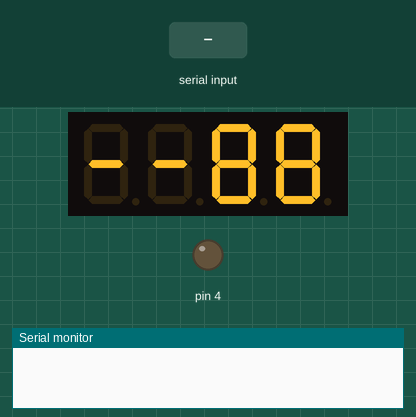
The sketch below on a simulated Arduino Uno, built with avr-gcc and run on an emulated ATmega328P. Parts: 4-digit seven-segment display, output pins drawn as LEDs (lit = HIGH), the last lines printed to the serial monitor. Wiring (inferred from the names in the program): 4-digit 7-segment display, segments lit when LOW: segments pin 12, pin 8, A0, pin 3, pin 2, pin 11, pin 6; digit selects pin 13, pin 10, pin 9, pin 7. The test bench sets the inputs (shaded band). The segment pins are drawn as the display they are named for; pins used as bus, display or sensor lines are not drawn.

Above: at 0.1 s.
1.3 s: "+\n" received over Serial
3.5 s: "30,150\n" received over Serial
At 5.7 s:
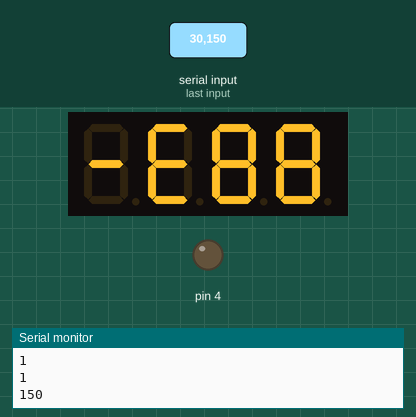
6.5 s: "200\n" received over Serial
At 9.2 s:
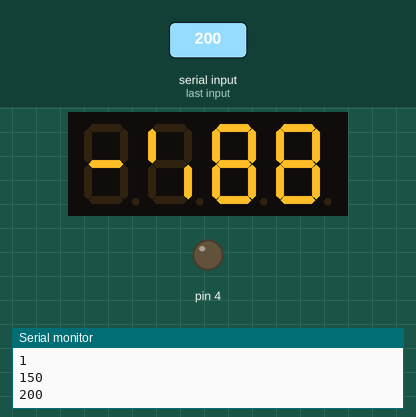
9.5 s: "90,45\n" received over Serial
At 12.2 s:
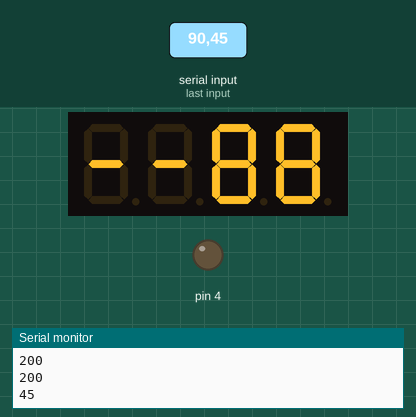
12.5 s: "1\n" received over Serial
Timing chart, 0 to 15.5 s (numbered marks = the images above; inputs shaded):
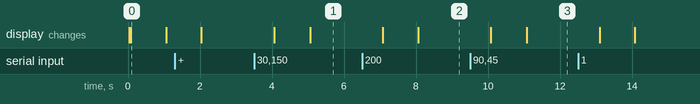

The sketch:

numdisplay.ino
```cpp
// (licence header left out)
int g_counter = 0;
void setup() {
  Serial.begin(115200);
  displayPinsSetup();
}

int lastv = 0;
long nexttime = 0;
void loop() {
  if(millis() > nexttime){
    int duration = lastv == g_counter ? 1000 : 2000;
    stayLightNumber(g_counter, duration);
    lastv = g_counter;
    nexttime = millis() + 1000;
  }

}

class SimpleNumber{
  private:
  String content;
  public:
  SimpleNumber(){
    Reset();
  }
  void addChar(char c){
    content += c;
  }
  int cLen(){
    return content.length();
  }
  int getInt(){
    return content.toInt();
  }
  void Reset(){
    content = "";
  }

};

void serialEvent(){
  SimpleNumber* SN = new SimpleNumber();
  while(Serial.available()){
    char inchar = Serial.read();
    if(inchar == '\n'){
      if(SN->cLen() > 0)
        g_counter = SN->getInt();
      else{
        SN->Reset();
        continue;
      }
    }else if(inchar == '+'){
      g_counter ++;
    }else if (isDigit(inchar)){
      SN->addChar(inchar);
      continue;
    }
    Serial.print(g_counter);
    Serial.println();
    SN->Reset();
  }
}


// this keeps default display brightness but last for ms2stay milliseconds
void stayLightNumber(int toDisplay, int ms2stay){
  long beginTime = millis();
  do{
    displayNumber(toDisplay);
  }while((millis() - beginTime) < (ms2stay));
}

/*
 6-13-2011
 Spark Fun Electronics 2011
 Nathan Seidle

 This code is public domain but you buy me a beer if you use this and we meet
 someday (Beerware license).

 4 digit 7 segment display:
 http://www.sparkfun.com/products/9483
 Datasheet:
 http://www.sparkfun.com/datasheets/Components/LED/7-Segment/YSD-439AR6B-35.pdf

 This is an example of how to drive a 7 segment LED display from an ATmega
 without the use of current limiting resistors. This technique is very common
 but requires some knowledge of electronics - you do run the risk of dumping
 too much current through the segments and burning out parts of the display.
 If you use the stock code you should be ok, but be careful editing the
 brightness values.

 This code should work with all colors (red, blue, yellow, green) but the
 brightness will vary from one color to the next because the forward voltage
 drop of each color is different. This code was written and calibrated for the
 red color.

 This code will work with most Arduinos but you may want to re-route some of
 the pins.

 7 segments
 4 digits
 1 colon
 =
 12 pins required for full control

 */

int digit1 = 13; //PWM Display pin 1
int digit2 = 10; //PWM Display pin 2
int digit3 = 9; //PWM Display pin 6
int digit4 = 7; //PWM Display pin 8

//Pin mapping from Arduino to the ATmega DIP28 if you need it
//http://www.arduino.cc/en/Hacking/PinMapping
int segA = 12; //Display pin 14
int segB = 8; //Display pin 16
int segC = A0; //Display pin 13
int segD = 3; //Display pin 3
int segE = 2; //Display pin 5
int segF = 11; //Display pin 11
int segG = 6; //Display pin 15


#define DISPLAY_BRIGHTNESS  50

#define DIGIT_ON  LOW
#define DIGIT_OFF  HIGH

#define SEGMENT_ON  HIGH
#define SEGMENT_OFF LOW

void displayPinsSetup(){
  pinMode(segA, OUTPUT);
  pinMode(segB, OUTPUT);
  pinMode(segC, OUTPUT);
  pinMode(segD, OUTPUT);
  pinMode(segE, OUTPUT);
  pinMode(segF, OUTPUT);
  pinMode(segG, OUTPUT);

  pinMode(digit1, OUTPUT);
  pinMode(digit2, OUTPUT);
  pinMode(digit3, OUTPUT);
  pinMode(digit4, OUTPUT);

  pinMode(4, OUTPUT);
}

//Given a number, we display 10:22
//After running through the 4 numbers, the display is left turned off

//Display brightness
//Each digit is on for a certain amount of microseconds
//Then it is off until we have reached a total of 20ms for the function call
//Let's assume each digit is on for 1000us
//Each digit is on for 1ms, there are 4 digits, so the display is off for 16ms.
//That's a ratio of 1ms to 16ms or 6.25% on time (PWM).
//Let's define a variable called brightness that varies from:
//5000 blindingly bright (15.7mA current draw per digit)
//2000 shockingly bright (11.4mA current draw per digit)
//1000 pretty bright (5.9mA)
//500 normal (3mA)
//200 dim but readable (1.4mA)
//50 dim but readable (0.56mA)
//5 dim but readable (0.31mA)
//1 dim but readable in dark (0.28mA)

void displayNumber(int toDisplay) {

  long beginTime = millis();

  for(int digit = 4 ; digit > 0 ; digit--) {

    //Turn on a digit for a short amount of time
    switch(digit) {
    case 1:
      digitalWrite(digit1, DIGIT_ON);
      break;
    case 2:
      digitalWrite(digit2, DIGIT_ON);
      break;
    case 3:
      digitalWrite(digit3, DIGIT_ON);
      break;
    case 4:
      digitalWrite(digit4, DIGIT_ON);
      break;
    }

    //Turn on the right segments for this digit
    lightNumber(toDisplay % 10);
    toDisplay /= 10;

    delayMicroseconds(DISPLAY_BRIGHTNESS);
    //Display digit for fraction of a second (1us to 5000us, 500 is pretty good)

    //Turn off all segments
    lightNumber(10);

    //Turn off all digits
    digitalWrite(digit1, DIGIT_OFF);
    digitalWrite(digit2, DIGIT_OFF);
    digitalWrite(digit3, DIGIT_OFF);
    digitalWrite(digit4, DIGIT_OFF);
  }

  while( (millis() - beginTime) < 10) ;
  //Wait for 20ms to pass before we paint the display again
}

//Given a number, turns on those segments
//If number == 10, then turn off number
void lightNumber(int numberToDisplay) {


  switch (numberToDisplay){

  case 0:
    digitalWrite(segA, SEGMENT_ON);
    digitalWrite(segB, SEGMENT_ON);
    digitalWrite(segC, SEGMENT_ON);
    digitalWrite(segD, SEGMENT_ON);
    digitalWrite(segE, SEGMENT_ON);
    digitalWrite(segF, SEGMENT_ON);
    digitalWrite(segG, SEGMENT_OFF);
    break;

  case 1:
    digitalWrite(segA, SEGMENT_OFF);
    digitalWrite(segB, SEGMENT_ON);
    digitalWrite(segC, SEGMENT_ON);
    digitalWrite(segD, SEGMENT_OFF);
    digitalWrite(segE, SEGMENT_OFF);
    digitalWrite(segF, SEGMENT_OFF);
    digitalWrite(segG, SEGMENT_OFF);
    break;

  case 2:
    digitalWrite(segA, SEGMENT_ON);
    digitalWrite(segB, SEGMENT_ON);
    digitalWrite(segC, SEGMENT_OFF);
    digitalWrite(segD, SEGMENT_ON);
    digitalWrite(segE, SEGMENT_ON);
    digitalWrite(segF, SEGMENT_OFF);
    digitalWrite(segG, SEGMENT_ON);
    break;

  case 3:
    digitalWrite(segA, SEGMENT_ON);
    digitalWrite(segB, SEGMENT_ON);
    digitalWrite(segC, SEGMENT_ON);
    digitalWrite(segD, SEGMENT_ON);
    digitalWrite(segE, SEGMENT_OFF);
    digitalWrite(segF, SEGMENT_OFF);
    digitalWrite(segG, SEGMENT_ON);
    break;

  case 4:
    digitalWrite(segA, SEGMENT_OFF);
    digitalWrite(segB, SEGMENT_ON);
    digitalWrite(segC, SEGMENT_ON);
    digitalWrite(segD, SEGMENT_OFF);
    digitalWrite(segE, SEGMENT_OFF);
    digitalWrite(segF, SEGMENT_ON);
    digitalWrite(segG, SEGMENT_ON);
    break;

  case 5:
    digitalWrite(segA, SEGMENT_ON);
    digitalWrite(segB, SEGMENT_OFF);
    digitalWrite(segC, SEGMENT_ON);
    digitalWrite(segD, SEGMENT_ON);
    digitalWrite(segE, SEGMENT_OFF);
    digitalWrite(segF, SEGMENT_ON);
    digitalWrite(segG, SEGMENT_ON);
    break;

  case 6:
    digitalWrite(segA, SEGMENT_ON);
    digitalWrite(segB, SEGMENT_OFF);
    digitalWrite(segC, SEGMENT_ON);
    digitalWrite(segD, SEGMENT_ON);
    digitalWrite(segE, SEGMENT_ON);
    digitalWrite(segF, SEGMENT_ON);
    digitalWrite(segG, SEGMENT_ON);
    break;

  case 7:
    digitalWrite(segA, SEGMENT_ON);
    digitalWrite(segB, SEGMENT_ON);
    digitalWrite(segC, SEGMENT_ON);
    digitalWrite(segD, SEGMENT_OFF);
    digitalWrite(segE, SEGMENT_OFF);
    digitalWrite(segF, SEGMENT_OFF);
    digitalWrite(segG, SEGMENT_OFF);
    break;

  case 8:
    digitalWrite(segA, SEGMENT_ON);
    digitalWrite(segB, SEGMENT_ON);
    digitalWrite(segC, SEGMENT_ON);
    digitalWrite(segD, SEGMENT_ON);
    digitalWrite(segE, SEGMENT_ON);
    digitalWrite(segF, SEGMENT_ON);
    digitalWrite(segG, SEGMENT_ON);
    break;

  case 9:
    digitalWrite(segA, SEGMENT_ON);
    digitalWrite(segB, SEGMENT_ON);
    digitalWrite(segC, SEGMENT_ON);
    digitalWrite(segD, SEGMENT_ON);
    digitalWrite(segE, SEGMENT_OFF);
    digitalWrite(segF, SEGMENT_ON);
    digitalWrite(segG, SEGMENT_ON);
    break;

  case 10:
    digitalWrite(segA, SEGMENT_OFF);
    digitalWrite(segB, SEGMENT_OFF);
    digitalWrite(segC, SEGMENT_OFF);
    digitalWrite(segD, SEGMENT_OFF);
    digitalWrite(segE, SEGMENT_OFF);
    digitalWrite(segF, SEGMENT_OFF);
    digitalWrite(segG, SEGMENT_OFF);
    break;
  }
}
```

Measured:
- after the input at 3.5 s, the display: first differs from a run without the input after 1.6 s (image 1)
- after the input at 6.5 s, the display: first differs from a run without the input after 1.6 s (image 2)
- after the input at 9.5 s, the display: first differs from a run without the input after 1.6 s (image 3)
- what the display in image 0 shows lasts 1.0 s, from 0.1 s to 1.1 s
